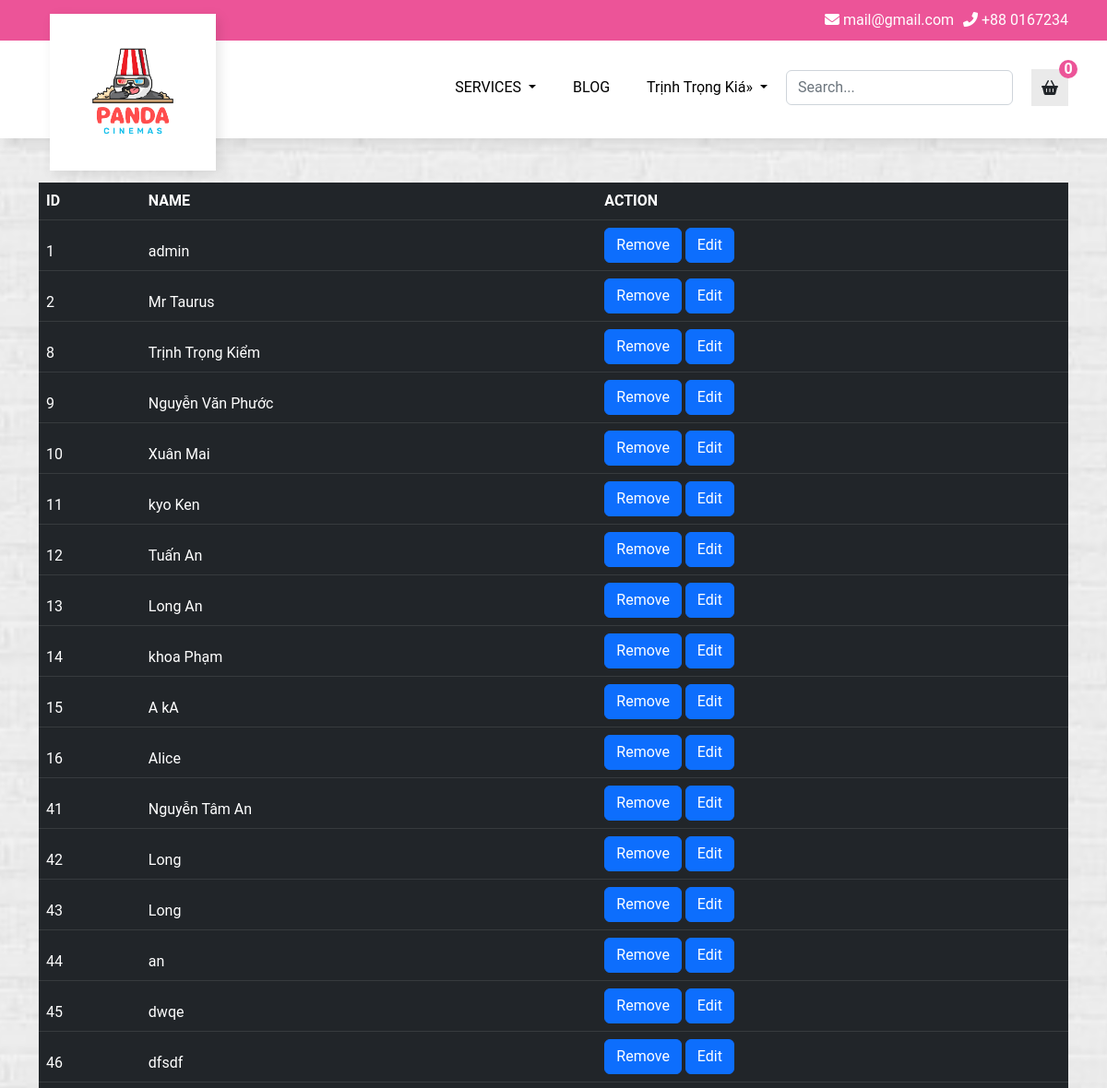
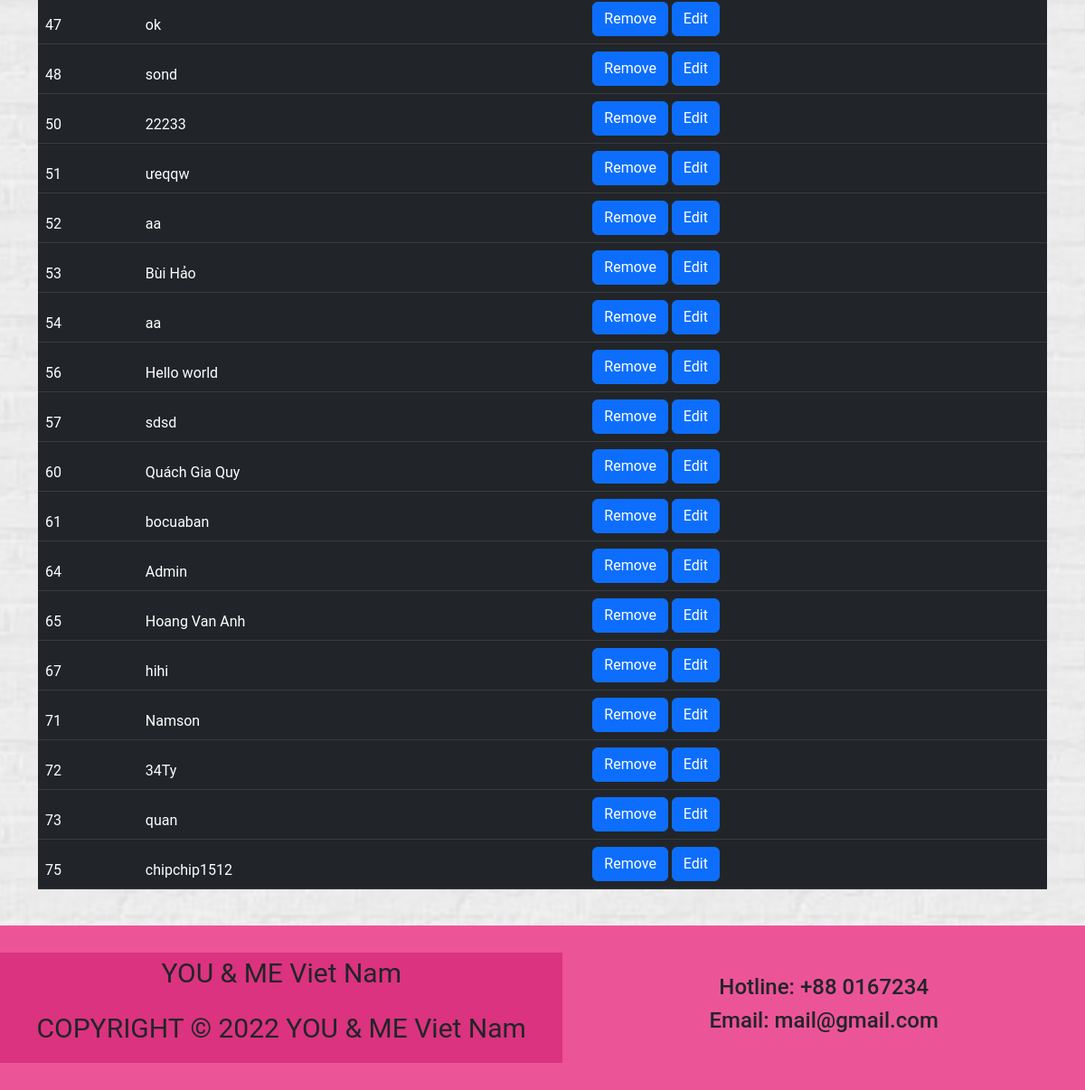
The app's page /user_manage.php (signed in) with its own data (2 pictures, top to bottom).
### tables this page shows
CREATE TABLE `user` (
  `id` int(11) NOT NULL,
  `name` varchar(50) NOT NULL,
  `gender` enum('male','female','other') NOT NULL,
  `dob` date NOT NULL,
  `phone_number` varchar(10) NOT NULL,
  `password` varchar(255) NOT NULL,
  `role` enum('admin','user') NOT NULL,
  `type` enum('standard','premium','deluxe') NOT NULL
);

### models/Model.php (called while the page is built, shortened)
<?php
class Model
{
    public static $connection = NULL;
    public function __construct()
    {
        if (!self::$connection) {
            self::$connection = new mysqli(DB_HOST, DB_USER, DB_PASS, DB_NAME);
            self::$connection->set_charset('utf8mb4');
        }
        return self::$connection;
    }
}

### data.php (called while the page is built, shortened)
<?php
$userModel = new UserModel();

### models/UserModel.php (called while the page is built, shortened)
<?php
class UserModel extends Model
{
    public function getUsers()
    {
        $sql = parent::$connection->prepare('SELECT * FROM user');
        $sql->execute();
        $items = $sql->get_result()->fetch_all(MYSQLI_ASSOC);
        return $items;
    }
}

### user_manage.php (the view, shortened to what this page needs)
<?php
include 'data.php';
?>
<!DOCTYPE html>
<html lang="en">
<head>
    <link rel="stylesheet" href="./public/css/bootstrap.min.css">
    <link rel="stylesheet" href="./public/css/all.min.css">
    <link rel="stylesheet" href="./public/css/style.css">
</head>
<body>
    <?php include 'header.php' ?>
    <div class="container">
        <table class="table table-dark mt-5">
            <thead>
                <tr>
                    <th scope="col">ID</th>
                    <th scope="col">NAME</th>
                    <th scope="col">ACTION</th>
                </tr>
            </thead>
            <?php
            $users = $userModel->getUsers();
            foreach ($users as $user) {
            ?>
                <thead>
                    <tr>
                        <td scope="col"><?php echo $user['id'] ?></td>
                        <td scope="col"><?php echo $user['name'] ?></td>
                        <td scope="col">
                            <form action="" method="post" style="display: inline-block;">
                                <button type="submit" class="btn btn-primary" onclick="return confirm('Do you want to remove this?')">Remove</button>
                            </form>
                            <form action="edit_user.php" method="post" style="display: inline-block;">
                                <button type="submit" class="btn btn-primary">Edit</button>
                            </form>
                        </td>
                    </tr>
                </thead>
            <?php } ?>
        </table>
    </div>
    <?php include 'footer.php' ?>
</body>
</html>

### public/css/style.css (style rules this page uses)
body { min-height: 100vh; display: flex; flex-direction: column; font-family: "Roboto", sans-serif; background: url(../images/pattern-1-1.jpeg) center center fixed; background-repeat: repeat-y; -webkit-background-size: cover; -moz-background-size: cover; -o-background-size: cover; background-size: cover; }

### records on screen
user: id "1", name "admin"
user: id "2", name "Mr Taurus"
user: id "8", name "Trịnh Trọng Kiểm"
user: id "9", name "Nguyễn Văn Phước"
user: id "10", name "Xuân Mai"
user: id "11", name "kyo Ken"
user: id "12", name "Tuấn An"
user: id "13", name "Long An"
user: id "14", name "khoa Phạm"
user: id "15", name "A kA"
user: id "16", name "Alice"
user: id "41", name "Nguyễn Tâm An"
user: id "42", name "Long"
user: id "43", name "Long"
user: id "44", name "an"
user: id "45", name "dwqe"
user: id "46", name "dfsdf"
user: id "47", name "ok"
user: id "48", name "sond"
user: id "50", name "22233"
user: id "51", name "ưeqqw"
user: id "52", name "aa"
user: id "53", name "Bùi Hảo"
user: id "54", name "aa"
user: id "56", name "Hello world"
user: id "57", name "sdsd"
user: id "60", name "Quách Gia Quy"
user: id "61", name "bocuaban"
user: id "64", name "Admin"
user: id "65", name "Hoang Van Anh"
user: id "67", name "hihi"
user: id "71", name "Namson"
user: id "72", name "34Ty"
user: id "73", name "quan"
user: id "75", name "chipchip1512"

### other values on screen
substr($_SESSION['user']['name'], 0, 20) "Trịnh Trọng Kiá»"
